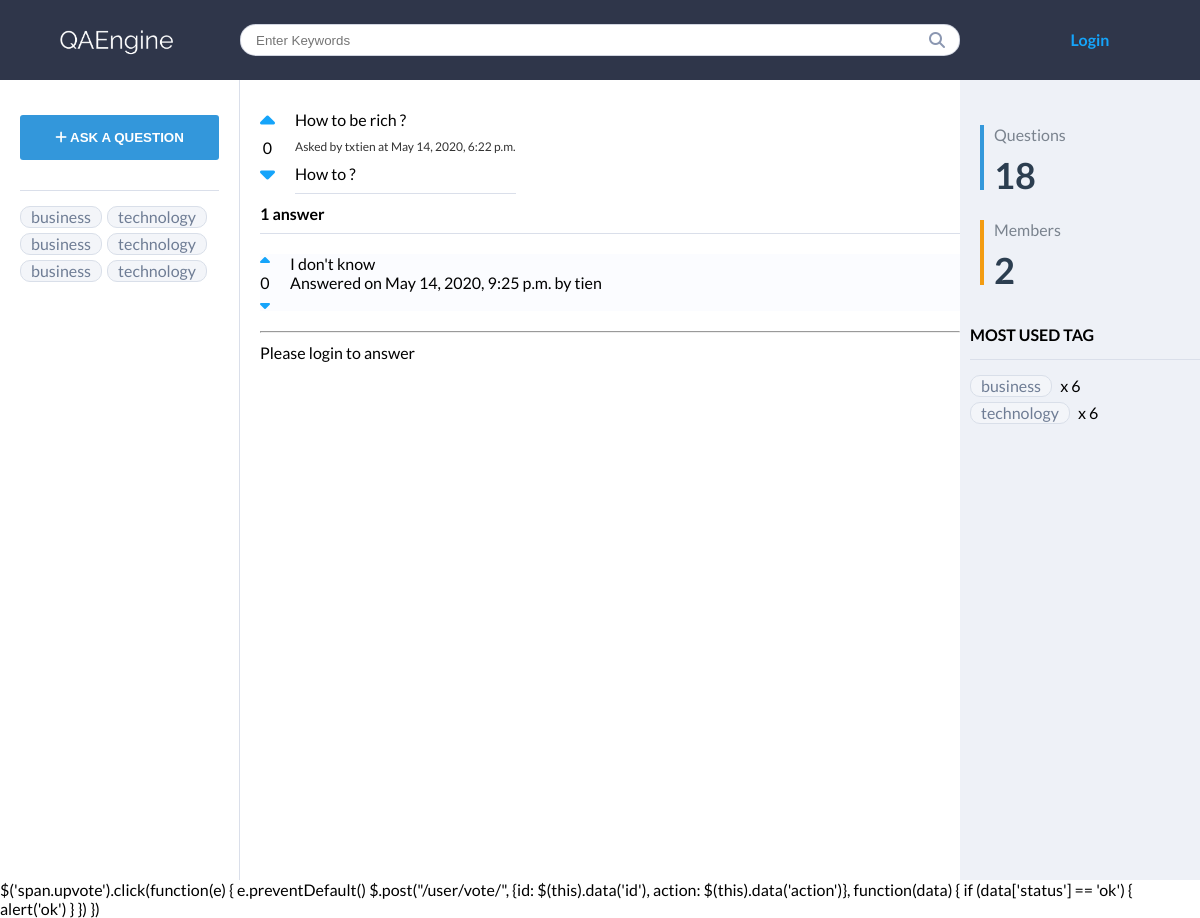
Page /how-be-rich/ on the earlier database version.
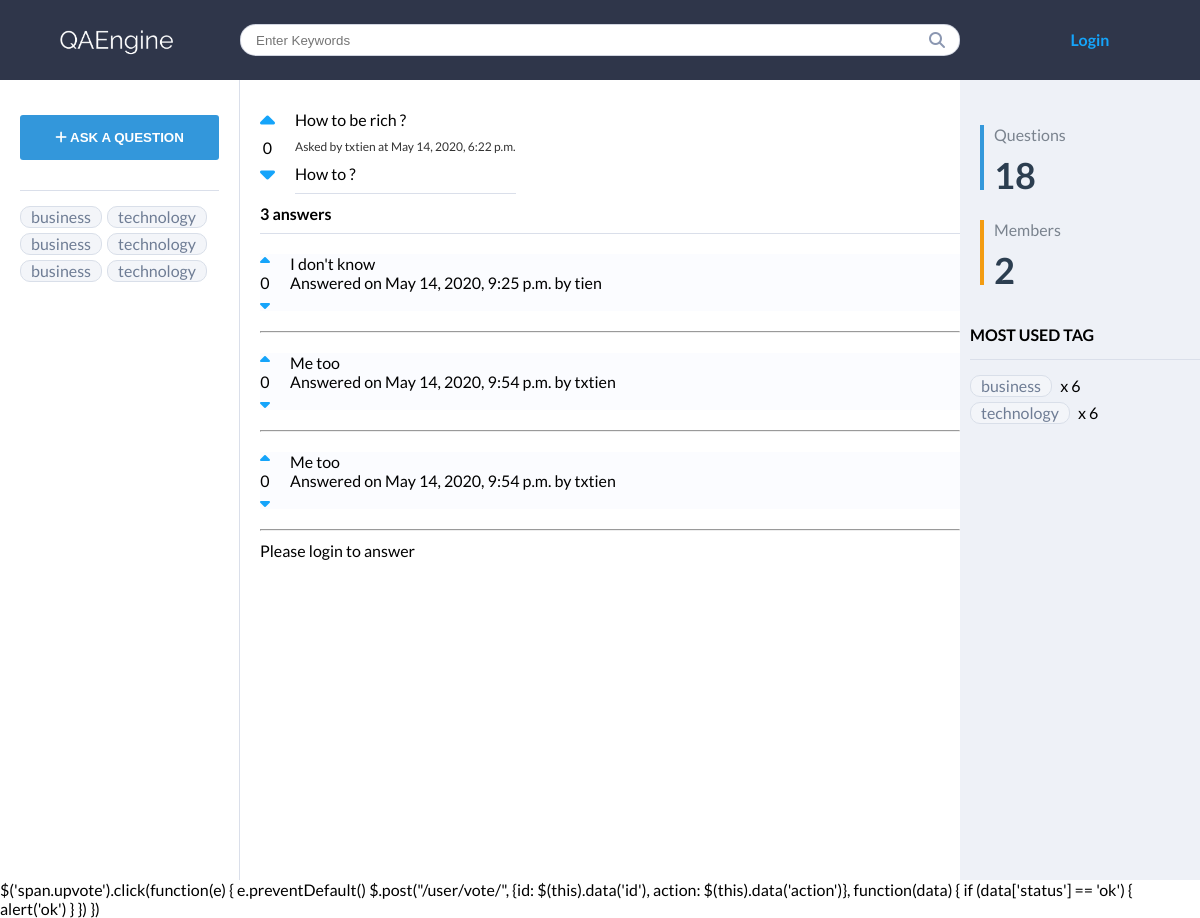
Same page on the later database version.
### qa/models.py (models this page shows, shortened)
class Question(models.Model):
    title = models.CharField(max_length=250)
    slug = models.SlugField(max_length=250, unique_for_date='created')
    user = models.ForeignKey(
        User, on_delete=models.CASCADE, related_name="question")
    body = models.TextField()
    created = models.DateTimeField(auto_now_add=True)
    updated = models.DateTimeField(auto_now=True)
    votes = models.IntegerField(default=0)
    class Meta:
        ordering = ('-created',)

class Answer(models.Model):
    question = models.ForeignKey(
        Question, on_delete=models.CASCADE, related_name="answers")
    user = models.ForeignKey(User, on_delete=models.CASCADE, related_name="answer")
    body = models.TextField()
    created = models.DateTimeField(auto_now_add=True)
    updated = models.DateTimeField(auto_now=True)
    votes = models.IntegerField(default=0)
    class Meta:
        ordering = ('created',)

### qa/views.py (the view)
# urls.py: path('<slug:question>/', views.question_detail, name='question_detail'),
def question_detail(request, question):
    user_count = User.objects.count()
    question = get_object_or_404(Question, slug=question)
    answers = question.answers.all()
    new_answer = None
    if request.method == "POST":
        answer_form = AnswerForm(request.POST)
        if answer_form.is_valid():
            new_answer = answer_form.save(commit=False)
            new_answer.question = question
            new_answer.user = get_object_or_404(User, username=request.user.username)
            new_answer.save()
    else:
        answer_form = AnswerForm()
    return render(request, 'extends/detail.html', {'question': question, 'user_count': user_count, 'answers': answers, 'new_answer': new_answer, 'answer_form': answer_form})

### qa/forms.py
class AnswerForm(forms.ModelForm):
    class Meta:
        model = Answer
        fields = ('body',)
        labels = {
            'body': ""
        }

### qa/templates/extends/detail.html
{% extends "../base.html" %}
{% block content %}
<div class="container">
    <div class="question-detail">
        <div class="votes-count">
            <a href=""><span class="upvote" data-id="{{user.id}}" data-action="upvote"><i class="fas fa-sort-up"></i></span></a>
            {{question.votes}}
            <a href=""><span class="downvote"><i class="fas fa-sort-down"></i></span></a>
        </div>
        <div class="question-content">
            <p class="question-title py-1">{{ question.title }}</p>
            <p class="date">Asked by {{question.user.username}} at {{question.created}}</p>
            <p class="question-body py-1">{{ question.body }}</p>
        </div>
    </div>
    <div class="answers-block">
        {% with answers.count as total_answers %}
        <h4 class="py-1">{{total_answers}} answer{{total_answers|pluralize}}</h4>
        {% endwith %}
        <div class="answers my-1">
            {% for answer in answers %}
            <div class="answer-detail my-2">
                <div class="votes-count">
                    <a href=""><span class="upvote"><i class="fas fa-sort-up"></i></span></a>
                    {{answer.votes}}
                    <a href=""><span class="downvote"><i class="fas fa-sort-down"></i></span></a>
                </div>
                <div class="answer-content">
                    <p class="answer-body">
                        {{answer.body}}
                    </p>
                    <p>Answered on {{answer.created}} by {{answer.user.username}}</p>
                </div>
            </div>
            <hr>
            {% empty %}
            <p>There is no comments yet</p>
            {% endfor %}
        </div>
    </div>
    {% if new_answer %}
    <h2>Your answer has been added</h2>
    {% else %}
    {% if request.user.is_authenticated %}
    <h2 class="my-1">Add a new answer</h2>
    <form action="" method="post" class="answer-form">
        {{answer_form.as_p}}
        {% csrf_token %}
        <p class="my-1"><input type="submit" value="Add answer"></p>
    </form>
    {% else %}
    <p>Please login to answer</p>
    {% endif %}
    {% endif %}
</div>
{% endblock %}
{% block script %}
{%block domready %}
    $('span.upvote').click(function(e) {
        e.preventDefault()
        $.post("{% url 'qa:vote' %}", {id: $(this).data('id'),
        action: $(this).data('action')}, function(data) {
            if (data['status'] == 'ok') {
                alert('ok')
            }
        })
    })
{% endblock %}
{% endblock %}

### qa/templates/base.html (shortened to what this page needs)
{% load static %}
<!DOCTYPE html>
<html lang="en">
<head>
    <link href="{% static 'css/base.css' %}" rel="stylesheet">
</head>
<body>
    <header id='header'>
        <div class="logo-img">
            <a href="{% url 'qa:home' %}">
                <img src="{% static 'img/logo.png' %}" alt="logo">
            </a>
        </div>
        <div class="search-bar">
            <input type="text" placeholder="Enter Keywords">
            <i class="fas fa-search"></i>
        </div>
        <div class="navigation">
            <ul>
                {% if request.user.is_authenticated %}
                <li style="color: #15A4FA">Hello {{request.user.first_name}}</li>
                <li><a href="{% url 'qa:dashboard' %}">Dashboard</a></li>
                <li><a href="{% url 'qa:logout' %}">Logout</a></li>
                {% else %}
                <li><a href="{% url 'qa:login' %}">Login</a></li>
                {% endif %}
            </ul>
        </div>
    </header>
    <section id="main-content">
        <aside id="left-sidebar">
            <ul>
                <li class="btn">
                    {% if request.user.is_authenticated %}
                    <a href="#"><button class="ask-question"><i class="fas fa-plus"></i> ASK A QUESTION</button></a>
                    {%else%}
                    <a href="{% url 'qa:login' %}"><button class="ask-question"><i class="fas fa-plus"></i> ASK A
                            QUESTION</button></a>
                    {%endif%}
                </li>
                <li class="tags">
                    <a class="tag" href="">business</a>
                    <a class="tag" href="">technology</a>
                    <a class="tag" href="">business</a>
                    <a class="tag" href="">technology</a>
                    <a class="tag" href="">business</a>
                    <a class="tag" href="">technology</a>
                </li>
            </ul>
        </aside>
        <div class="content">
            {%block content%} {%endblock%}
        </div>
        <aside id="right-sidebar">
            <div class="statistic">
                <ul>
                    <li class="question-count">
                        <p>Questions</p>
                        <p><span>18</span></p>
                    </li>
                    <li class="member-count">
                        <p>Members</p>
                        <p><span>{{user_count}}</span></p>
                    </li>
                </ul>
            </div>
            <div class="most-used-tags">
                <h4>MOST USED TAG</h4>
                <ul class="tags">
                    <li>
                        <a class="tag" href="#">business</a> x 6
                    </li>
                    <li>
                        <a class="tag" href="#">technology</a> x 6
                    </li>
                </ul>
            </div>
        </aside>
    </section>
    {% block script %} {% endblock %}
</body>
</html>

### qa/static/css/base.css (style rules this page uses)
* { margin: 0; padding: 0; box-sizing: border-box; }
body { font-family: "Lato", sans-serif; }
a { text-decoration: none; color: #15a4fa; }
li { list-style: none; }
a.tag { background: #f3f5f9; border: 1px solid #d9dfe9; border-radius: 10px; background-color: #f3f5f9; text-decoration: none; color: #6f7d95; line-height: 20px; display: inline-block; padding: 0 10px; margin-right: 5px; margin-bottom: 5px; }
.py-1 { padding: 10px 0; }
.my-1 { margin: 10px 0; }
.my-2 { margin: 20px 0; }
.date { opacity: 0.8; font-size: 12px; }
.container { margin-top: 20px; margin-left: 20px; }
#header { background: #2f364a; display: grid; grid-template-columns: 1fr 3fr 1fr; align-items: center; }
.logo-img img { max-height: 50px; vertical-align: middle; }
#header .navigation ul { width: 100%; display: flex; justify-content: center; }
#header .navigation li { display: inline-block; line-height: 80px; text-align: center; margin-left: 20px; font-weight: bold; }
#header .search-bar { position: relative; }
#header .search-bar input { width: 100%; height: 32px; border-radius: 30px; padding-left: 15px; outline: none; color: #8c97b2; border: 1px solid rgba(140, 151, 178, 0.4); border-radius: 16px / 15px; background-color: #fff; }
#header .search-bar i { display: inline-block; position: absolute; right: 15px; top: 8px; color: #8b97b1; }
#right-sidebar { background-color: #eef1f7; padding-left: 10px; height: 100vh; }
#right-sidebar .statistic { margin-top: 35px; padding: 10px; }
#right-sidebar .statistic li { margin-bottom: 30px; padding-left: 10px; }
#right-sidebar .statistic li p { font-size: 16px; color: #7a838e; }
#right-sidebar .statistic li p span { font-weight: 700; font-size: 36px; line-height: 30px; display: block; color: #2c3e50; padding-top: 16px; }
#right-sidebar .statistic li.question-count { border-left: 4px solid #3498db; }
#right-sidebar .statistic li.member-count { border-left: 4px solid #f39c12; }
#right-sidebar .most-used-tags h4 { padding-bottom: 15px; border-bottom: 1px solid #dadfea; margin-bottom: 15px; }
#left-sidebar { border-right: 1px solid #dadfea; min-height: 800px; padding: 0; }
#left-sidebar ul { padding: 35px 20px 0; }
#left-sidebar .btn { display: block; padding-bottom: 30px; border-bottom: 1px solid #dadfea; }
#left-sidebar .btn button { width: 100%; height: 45px; border: none; color: #fff; display: block; font-weight: 700; border-radius: 3px; background-color: #3397db; padding: 15px; cursor: pointer; }
#left-sidebar .tags { margin-top: 15px; display: flex; flex-wrap: wrap; }
#main-content { display: grid; grid-template-columns: 1fr 3fr 1fr; }
.question-detail, .answer-detail { display: flex; }
.question-content, .answer-content { margin-left: 20px; }
.votes-count { display: flex; flex-direction: column; align-self: center; text-align: center; }
.question-detail .votes-count i { font-size: 1.5rem; }
.question-detail .question-body { border-bottom: 1px solid #dadfea; }
.question-detail .question-title { display: inline-block; }
.answers-block h4 { border-bottom: 1px solid #dadfea; }
.answers .answer-detail:nth-child(2n + 1) { background-color: #fbfcff; }

Differences in the rows shown:
added Answer: votes "0", body "Me too", created "May 14, 2020, 9:54 p.m.", user.username "txtien"
added Answer: votes "0", body "Me too", created "May 14, 2020, 9:54 p.m.", user.username "txtien"
Other differences:
{{ total_answers }}: "1" → "3"
